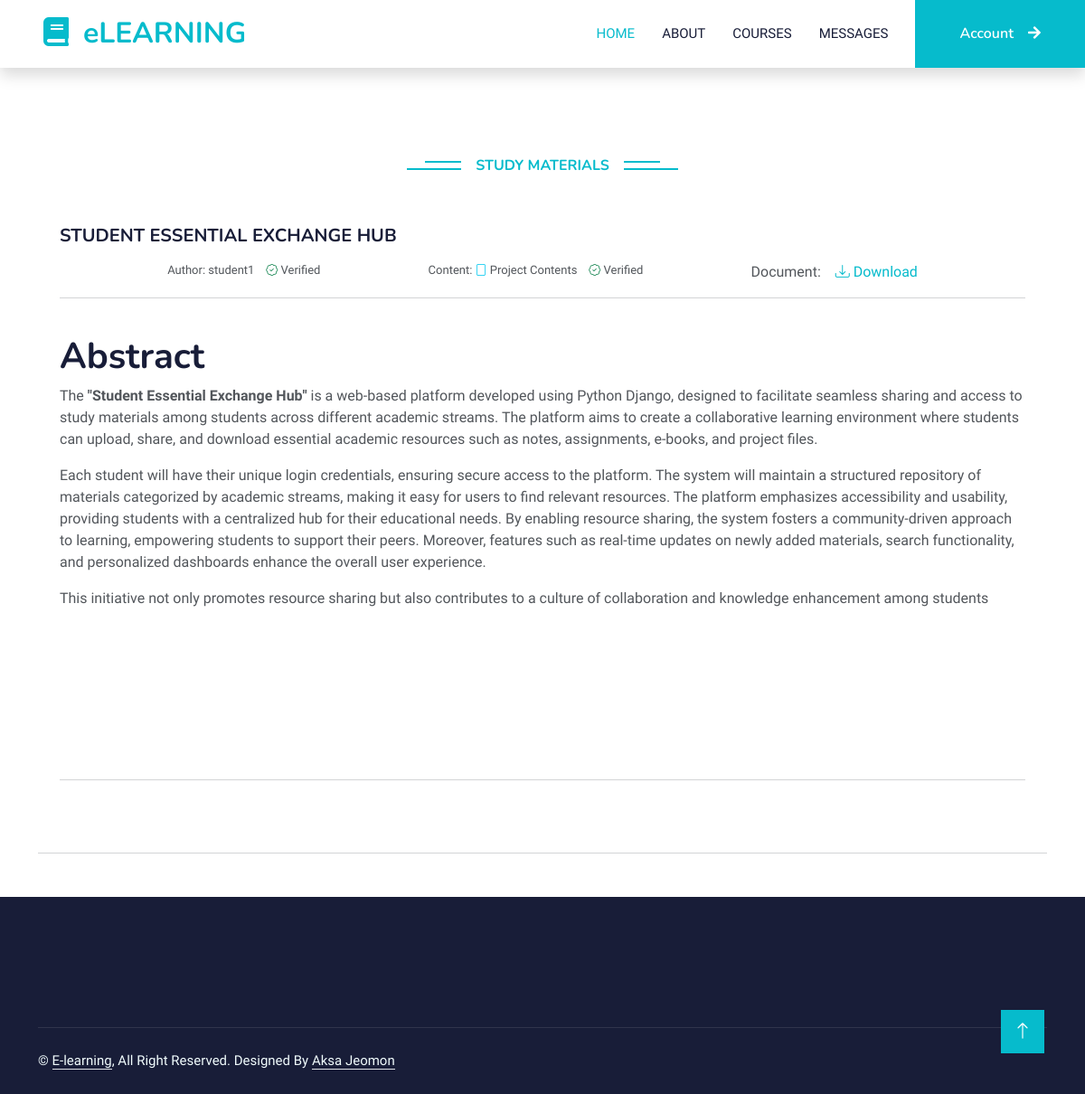
Page /study_materials_detail/5 on the committed database.
### study/models.py (models this page shows, shortened)
class StudyMaterials(models.Model):
    user = models.ForeignKey(User,on_delete=models.CASCADE, related_name='study_materials')
    title = models.CharField(max_length=100)
    course = models.CharField(max_length=255, choices=(('B.Tech', 'B.Tech'),
                                                       ('M.Tech', 'M.Tech'),
                                                        ('MCA', 'MCA'),
                                                        ("BCA","BCA"),
                                                          ('MBA', 'MBA'),
                                                          ('BBA', 'BBA'),
                                                        ('B.Sc', 'B.Sc'),
                                                                ('M.Sc', 'M.Sc'),
                                                                ('B.Com', 'B.Com'),
                                                                ('M.Com', 'M.Com'),
                                                                ('B.A', 'B.A'),
                                                                ('M.A', 'M.A'),("Others","Others")))
    stream = models.CharField(max_length=100,choices=(('Civil', 'Civil'), ('Taxation', 'Taxation'),('AI', 'AI'), ('General', 'General'), ('Mechanical', 'Mechanical'), ('Electrical', 'Electrical'), ('Computer Science', 'Computer Science'), ('Electronics', 'Electronics'), ('Chemical', 'Chemical'), ('Biotechnology', 'Biotechnology'),("Others","Others"))
                )
    category = models.CharField(choices=(("Assignment","Assignment"),("Notes","Notes"),("Others","Others"),("Project Contents","Project Contents")),max_length=100)
    description = RichTextField(null=True, blank=True)
    file = models.FileField(upload_to='study_materials')
    date = models.DateTimeField(auto_now_add=True)
    verified = models.BooleanField(default=False)

### study/views.py (the view)
# urls.py: path("study_materials_detail/<int:pk>",views.study_materials_detail,name="study_materials_detail"),
def study_materials_detail(request, pk):
    material = get_object_or_404(StudyMaterials, pk=pk)
    context = {"material": material}
    return render(request, "study_materials_detail.html", context)

### templates/study_materials_detail.html (shortened to what this page needs)
{% extends 'index.html' %}
{% load static %}
{% block content %}
<div class="container mt-5">
    <div class="container-xxl py-5">
        <div class="container">
            <div class="text-center wow fadeInUp mb-5" data-wow-delay="0.1s">
                <h6 class="section-title bg-white text-center text-primary px-3">Study Materials</h6>
            </div>
            <h5>{{material.title}}</h5>
            <div class="d-flex mt-3" style="justify-content: space-evenly;">
                <span style="font-size: small;">Author: {{material.user}} &nbsp;&nbsp;
                    {% if material.user.student.verified == True %}
                    <span class="text-success"><i class="bi bi-patch-check"></i></span> Verified
                    {% elif material.user.student.verified == False %}
                    <span class="text-warning"><i class="bi bi-ban"></i></span> Not Verified
                    {% endif %}
                </span>
                <span style="font-size: small;">
                    Content:
                    {% if material.category == 'Assignment' %}
                    <span class="text-primary"><i class="bi bi-file-earmark-text"></i></span> Assignment
                    {% elif material.category == 'Note' %}
                    <span class="text-success"><i class="bi bi-file text-success"></i></span> Note
                    {% elif material.category == 'Project Content' %}
                    <span class="text-warning"><i class="bi bi-file text-warning"></i></span> Project
                    {% elif material.category == 'Other' %}
                    <span class="text-info"><i class="bi bi-file   text-info "></i></span> Other
                    {% else %}
                    <span class="text-info"><i class="bi bi-file   text-info "></i></span> {{material.category}}
                    {% endif %}
                    {% if material.verified == True %}
                    <span class="text-success"><i class="bi bi-patch-check"></i></span> Verified
                    {% elif material.verified == False %}
                    <span class="text-warning"><i class="bi bi-ban"></i></span> Not Verified
                    {% endif %}
                </span>
                <span>
                    Document: &nbsp;&nbsp;  <a href="{{material.file.url}}"><i class="bi bi-download"></i> Download</a>
                </span>
            </div>
            <hr>
            <div class="w-100" style="height: 500px;overflow: auto;">
            {{material.description | safe}}
            </div>
            <hr>
        </div>
    </div>
    <hr>
</div>
{% endblock %}

### static/css/style.css (style rules this page uses)
:root { --primary: #06BBCC; --light: #F0FBFC; --dark: #181d38; }
.section-title { position: relative; display: inline-block; text-transform: uppercase; }
.section-title::before { position: absolute; content: ""; width: calc(100% + 80px); height: 2px; top: 4px; left: -40px; background: var(--primary); z-index: -1; }
.section-title::after { position: absolute; content: ""; width: calc(100% + 120px); height: 2px; bottom: 5px; left: -60px; background: var(--primary); z-index: -1; }

### rows in the picture
StudyMaterials: title "STUDENT ESSENTIAL EXCHANGE HUB", user "student1", category "Project Contents", description "Abstract The \"Student Essential Exchange Hub\" is a web-based platform developed using Python Django, designed to facilitate seamless sharing and access to study materials among students across different academic streams. The platform aims to create a collaborative learning environment where students can upload, share, and download essential academic resources such as notes, assignments, e-books, and project files. Each student will have their unique login credentials, ensuring secure access to the platform. The system will maintain a structured repository of materials categorized by academic streams, making it easy for users to find relevant resources. The platform emphasizes accessibility…"
